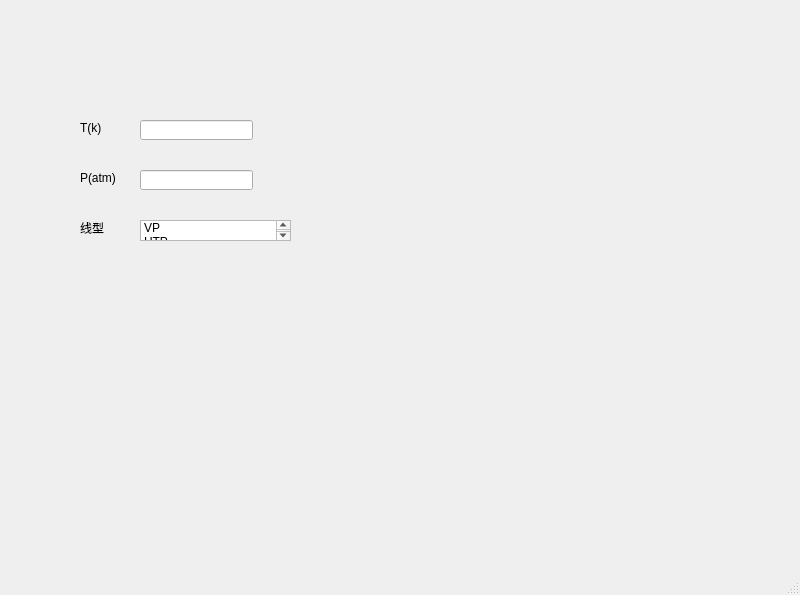
<?xml version="1.0" encoding="UTF-8"?>
<ui version="4.0">
 <class>MainWindow</class>
 <widget class="QMainWindow" name="MainWindow">
  <property name="geometry">
   <rect>
    <x>0</x>
    <y>0</y>
    <width>800</width>
    <height>595</height>
   </rect>
  </property>
  <property name="windowTitle">
   <string>MainWindow</string>
  </property>
  <widget class="QWidget" name="centralwidget">
   <widget class="QLabel" name="label">
    <property name="geometry">
     <rect>
      <x>80</x>
      <y>120</y>
      <width>54</width>
      <height>16</height>
     </rect>
    </property>
    <property name="text">
     <string>T(k)</string>
    </property>
   </widget>
   <widget class="QLabel" name="label_2">
    <property name="geometry">
     <rect>
      <x>80</x>
      <y>170</y>
      <width>54</width>
      <height>16</height>
     </rect>
    </property>
    <property name="text">
     <string>P(atm)</string>
    </property>
   </widget>
   <widget class="QLabel" name="label_3">
    <property name="geometry">
     <rect>
      <x>80</x>
      <y>220</y>
      <width>54</width>
      <height>16</height>
     </rect>
    </property>
    <property name="text">
     <string>线型</string>
    </property>
   </widget>
   <widget class="QLineEdit" name="lineEdit">
    <property name="geometry">
     <rect>
      <x>140</x>
      <y>120</y>
      <width>113</width>
      <height>20</height>
     </rect>
    </property>
   </widget>
   <widget class="QLineEdit" name="lineEdit_2">
    <property name="geometry">
     <rect>
      <x>140</x>
      <y>170</y>
      <width>113</width>
      <height>20</height>
     </rect>
    </property>
   </widget>
   <widget class="QListWidget" name="listWidget">
    <property name="geometry">
     <rect>
      <x>140</x>
      <y>220</y>
      <width>151</width>
      <height>21</height>
     </rect>
    </property>
    <item>
     <property name="text">
      <string>VP</string>
     </property>
    </item>
    <item>
     <property name="text">
      <string>HTP</string>
     </property>
    </item>
   </widget>
  </widget>
  <widget class="QMenuBar" name="menubar">
   <property name="geometry">
    <rect>
     <x>0</x>
     <y>0</y>
     <width>800</width>
     <height>22</height>
    </rect>
   </property>
  </widget>
  <widget class="QStatusBar" name="statusbar"/>
 </widget>
 <resources/>
 <connections/>
</ui>
